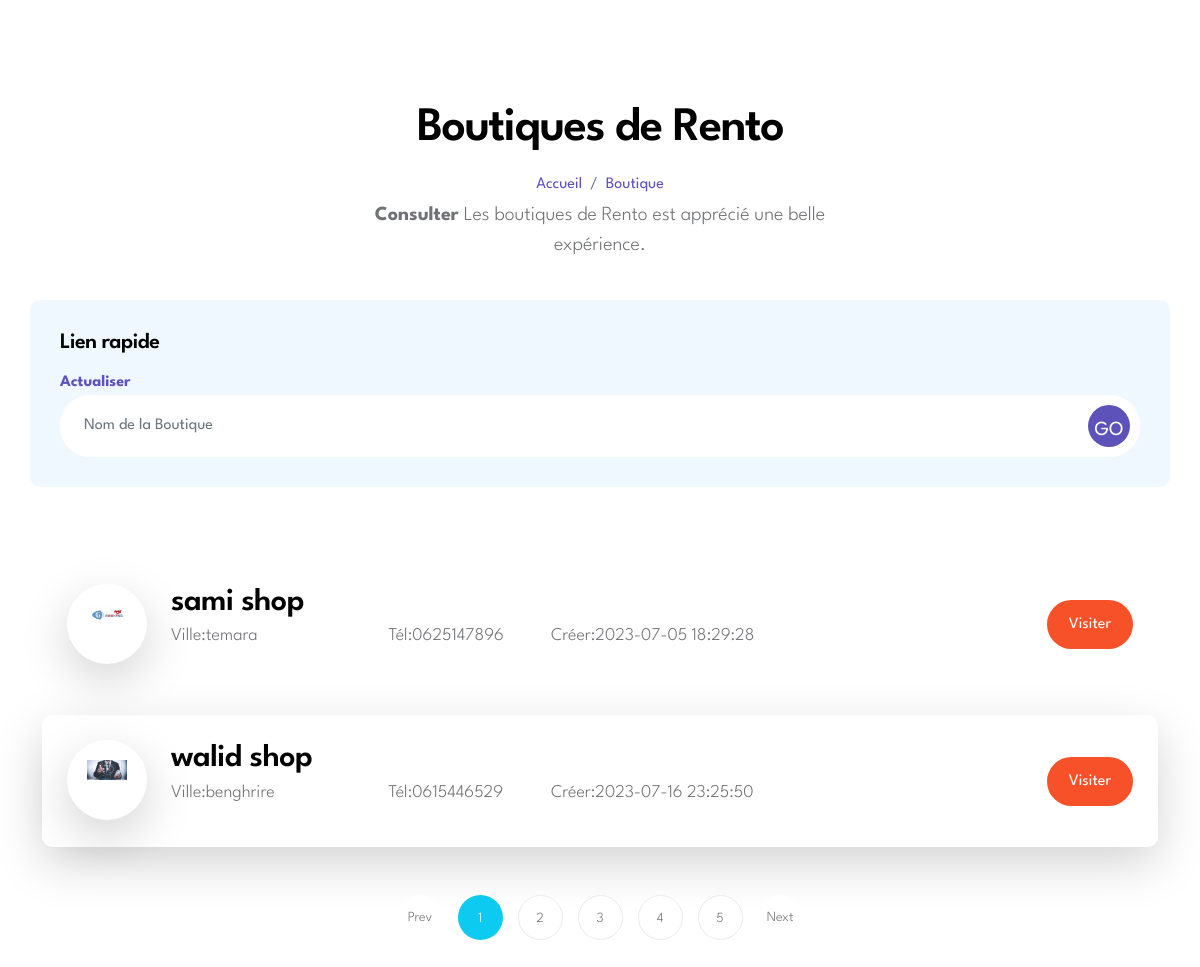
The app's page /nousloueur2.php?d=Outils événementiels with its own data.
### tables this page shows
CREATE TABLE `utilisateur` (
  `id` int(11) NOT NULL,
  `nom_prenom` varchar(50) DEFAULT NULL,
  `tel` varchar(30) DEFAULT NULL,
  `ville` varchar(30) DEFAULT NULL,
  `email` varchar(100) DEFAULT NULL,
  `mot_passe` varchar(100) DEFAULT NULL,
  `domaine` varchar(30) DEFAULT NULL,
  `nom_boutique` varchar(100) DEFAULT NULL,
  `token` varchar(100) DEFAULT 'null',
  `type` varchar(30) DEFAULT NULL,
  `logo` varchar(60) DEFAULT NULL,
  `date_ins` timestamp NOT NULL DEFAULT current_timestamp() ON UPDATE current_timestamp()
);

### nousloueur2.php (the view, shortened to what this page needs)
<?php
include("connexion_server/connexion.php");
if (isset($_GET['d'])) {
    $d = $_SESSION['d'];
    $req2 = $pdo->prepare('SELECt * FROM utilisateur where domaine=:domaine');
    $req2->bindValue(':domaine', $d);
    $req2->execute();
    $resultat = $req2->fetchAll(PDO::FETCH_ASSOC);
} elseif (!isset($_POST['rech'])) {
    $d = $_SESSION['d'];
    $req2 = $pdo->prepare('SELECt * FROM utilisateur where domaine=:domaine');
    $req2->bindValue(':domaine', $d);
    $req2->execute();
    $resultat = $req2->fetchAll(PDO::FETCH_ASSOC);
}
?>
<!doctype html>
<html lang="en">
<head>
    <link href="loueurcss/css/bootstrap.min.css" rel="stylesheet">
    <link href="loueurcss/css/bootstrap-icons.css" rel="stylesheet">
    <link href="loueurcss/css/owl.carousel.min.css" rel="stylesheet">
    <link href="loueurcss/css/owl.theme.default.min.css" rel="stylesheet">
    <link href="loueurcss/css/tooplate-gotto-job.css" rel="stylesheet">
</head>
<body id="top">
    <main>
        <section class="job-section job-featured-section section-padding" id="job-section">
            <div class="container">
                <div class="row">
                    <div class="col-lg-6 col-12 text-center mx-auto mb-4">
                        <h2>Boutiques de Rento</h2>
                        <nav aria-label="breadcrumb">
                            <ol class="breadcrumb justify-content-center">
                                <li class="breadcrumb-item"><a href="index.php">Accueil</a></li>
                                <li class="breadcrumb-item"><a href="nousloueurs.php">Boutique</a></li>
                            </ol>
                        </nav>
                        <p><strong>Consulter</strong> Les boutiques de Rento est apprécié une belle expérience.</p>
                    </div>
                    <form class="custom-form newsletter-form" action="nousloueur2.php" method="POST">
                        <h6 class="site-footer-title">Lien rapide</h6>
                        <b><a href="nousloueur2.php">Actualiser</a></b>
                        <div class="input-group">
                            <input type="text" name="rech" class="form-control" placeholder="Nom de la Boutique" value="<?php if (isset($_POST['rech'])) {
                                                                                                                            echo $_POST['rech'];
                                                                                                                        } ?>" required>
                            <button type="submit" class="form-control">
                                GO
                            </button>
                        </div>
                    </form>
                </div>
                <br><br><br>
                <div class="col-lg-12 col-12">
                    <?php
                    foreach ($resultat as $data) {
                    ?>
                        <div class="job-thumb d-flex">
                            <div class="job-image-wrap bg-white shadow-lg">
                                <img src="<?php echo './img/' . $data['logo'] . ''; ?>" class="job-image img-fluid" alt="">
                            </div>
                            <div class="job-body d-flex flex-wrap flex-auto align-items-center ms-4">
                                <div class="mb-3">
                                    <h4 class="job-title mb-lg-0">
                                        <a href="" class="job-title-link"><?php echo $data['nom_boutique']; ?></a>
                                    </h4>
                                    <div class="d-flex flex-wrap align-items-center">
                                        <p class="job-location mb-0">
                                            Ville:<?php echo $data['ville']; ?>
                                        </p>
                                        <p class="job-date mb-0">
                                            <i class="custom-icon bi-clock me-1"></i>
                                            Tél:<?php echo $data['tel']; ?>
                                        </p>
                                        <p class="job-price mb-0">
                                            Créer:<?php echo $data['date_ins']; ?>
                                        </p>
                                    </div>
                                </div>
                                <div class="job-section-btn-wrap">
                                    <a href="" class="custom-btn btn">Visiter</a>
                                </div>
                            </div>
                        </div>
                    <?php
                    }
                    ?>
                    <nav aria-label="Page navigation example">
                        <ul class="pagination justify-content-center mt-5">
                            <li class="page-item">
                                <a class="page-link" href="#" aria-label="Previous">
                                    <span aria-hidden="true">Prev</span>
                                </a>
                            </li>
                            <li class="page-item active" aria-current="page">
                                <a class="page-link" href="#">1</a>
                            </li>
                            <li class="page-item">
                                <a class="page-link" href="#">2</a>
                            </li>
                            <li class="page-item">
                                <a class="page-link" href="#">3</a>
                            </li>
                            <li class="page-item">
                                <a class="page-link" href="#">4</a>
                            </li>
                            <li class="page-item">
                                <a class="page-link" href="#">5</a>
                            </li>
                            <li class="page-item">
                                <a class="page-link" href="#" aria-label="Next">
                                    <span aria-hidden="true">Next</span>
                                </a>
                            </li>
                        </ul>
                    </nav>
                </div>
            </div>
        </section>
    </main>
</body>
</html>

### records on screen
utilisateur: logo (picture), nom_boutique "sami shop", ville "temara", tel "0625147896", date_ins "2023-07-05 18:29:28"
utilisateur: logo (picture), nom_boutique "walid shop", ville "benghrire", tel "0615446529", date_ins "2023-07-16 23:25:50"
